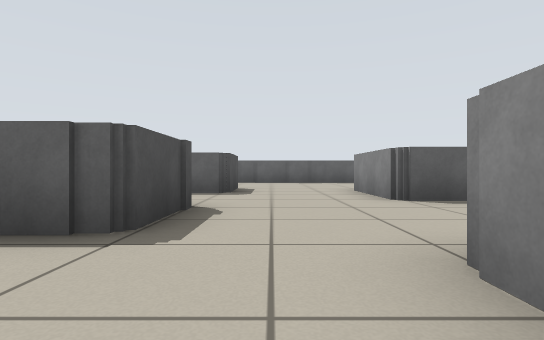
view 1 (above)

18 first-person views from a walk through a Stage world. The camera is 0.46 m above the floor, looks level and sees 80° across. The lines on the ground mark 1 m squares. The floor is counted in squares, 1 m on a side. Each view is taken from the middle of a square. On the plan, view 1 faces up. The plan holds only what a view shows up to about 9 squares ahead; the rest is blank. The robots in the file are not drawn.

view 2
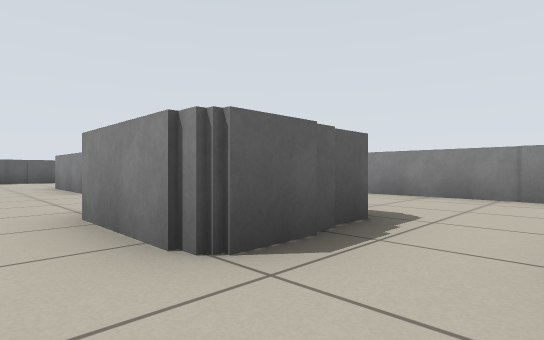

view 3
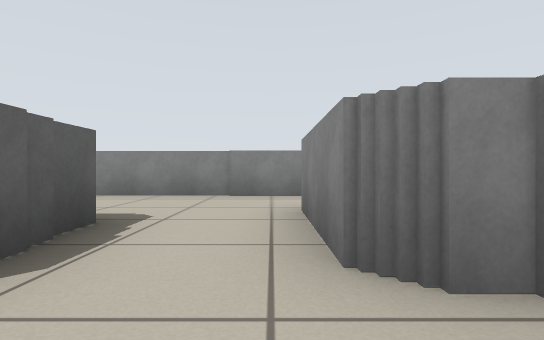

view 4
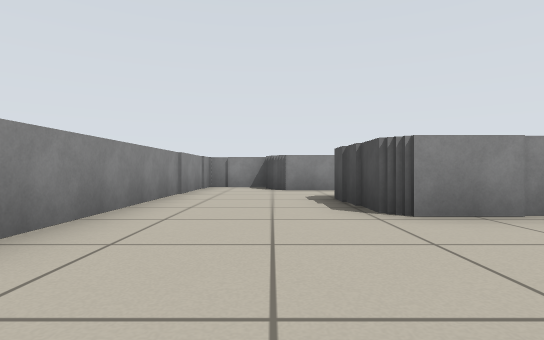

view 5
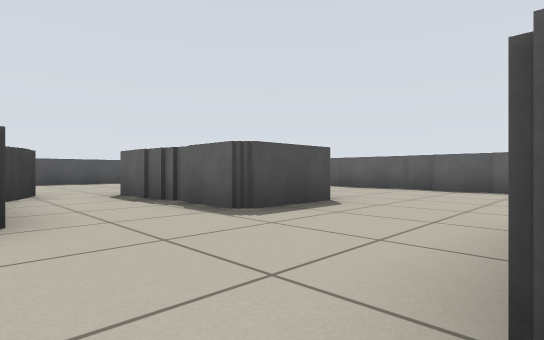

view 6
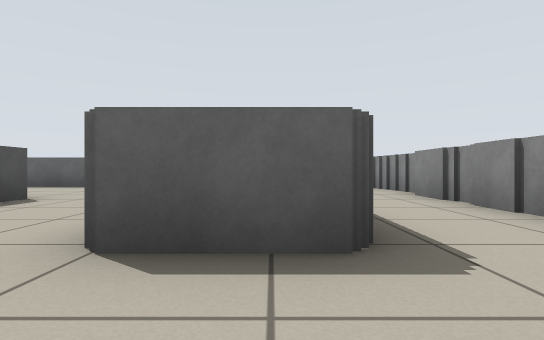

view 7
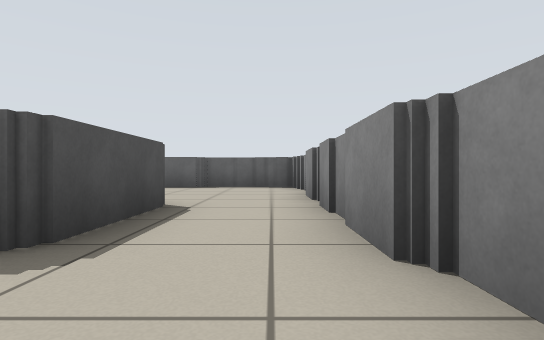

view 8
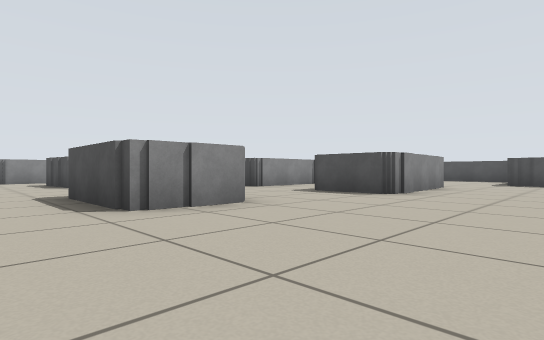

view 9
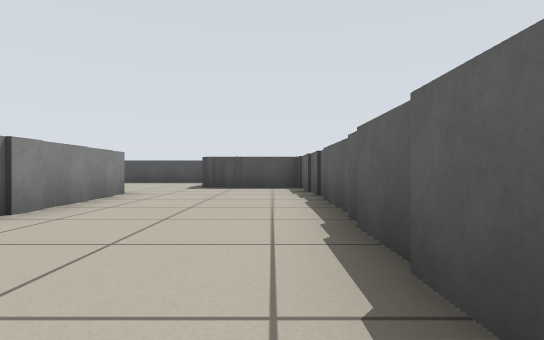

view 10
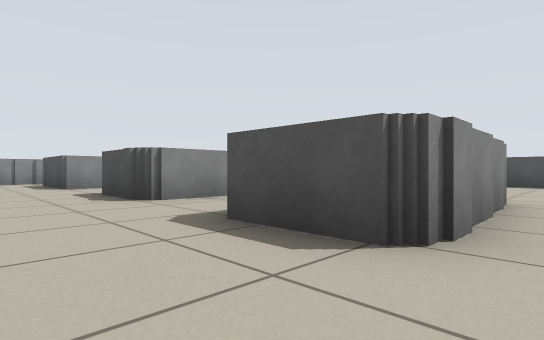

view 11
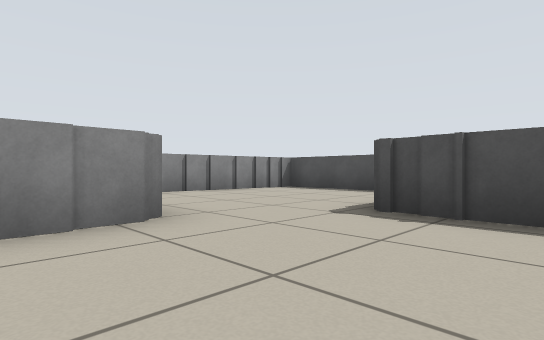

view 12
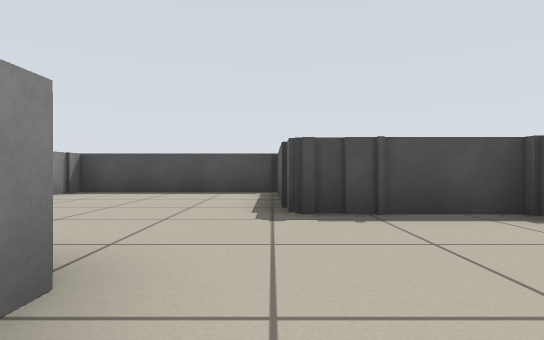

view 13
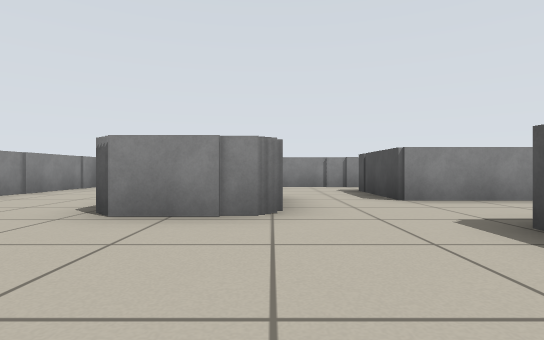

view 14
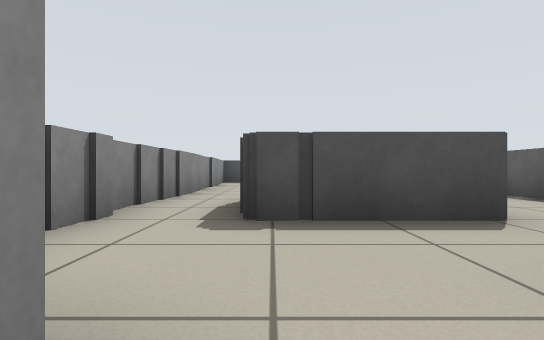

view 15
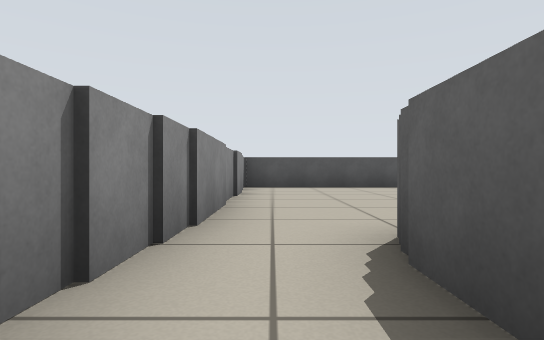

view 16
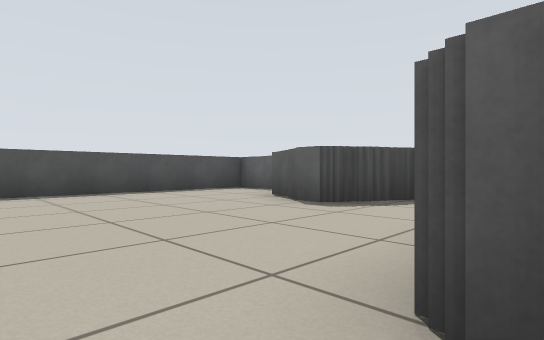

view 17
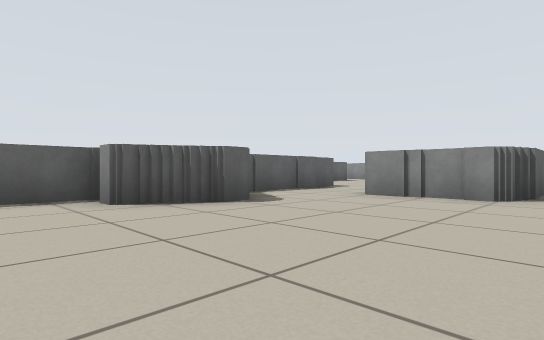

view 18
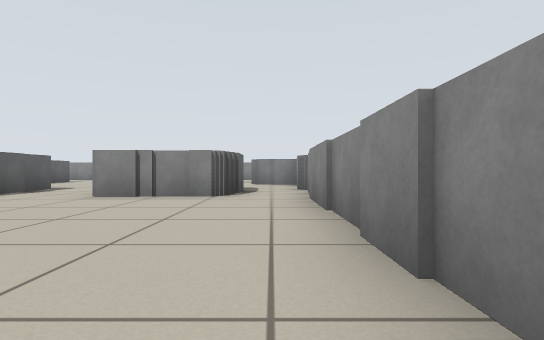

### Floor plan
Ten units are one square. View 1 is at (0, 0); x grows to the right and y downward. Boxes are objects, and circles mark ways between rooms. Rooms are numbered by the first view taken in them; rooms with no view inside come last. Other rooms are left out.
<svg viewBox="-102 -123 165 165">
<path fill="none" stroke="#000" d="M29 6 9 6 9 -6M12 23 38 23M29 -18 29 2M41 37 58 37 58 -15M-9 -2 -9 24M18 -74 36 -74 36 -48 18 -48 18 -74M-14 -82 -9 -82 -9 -64 -42 -64M-18 -84 -12 -84M-26 -43 -9 -43 -9 -23 -35 -23M56 -79 56 -90M58 -72 58 -80M58 -60 58 -65M32 -116 -12 -116M56 -46 56 -72M-11 -118 -48 -118M58 -95 58 -110M-45 -82 -18 -82M46 -118 31 -118M56 -109 56 -116 45 -116M9 -6 9 -18 29 -18M58 -15 58 -48M-30 -2 -9 -2M-59 -116 -64 -116 -64 -91M-15 23 -29 23M-28 21 -34 21M-34 37 8 37M12 30 12 23M-62 -10 -69 -10M-56 -7 -64 -7M-68 -13 -75 -13M-52 -20 -52 -12M-74 -25 -97 -25 -97 37 -34 37M-34 21 -34 -1M-35 -23 -45 -23M-66 -91 -94 -91M-80 -48 -61 -48M-97 -91 -97 -49 -79 -49"/>
<circle cx="0" cy="0" r="3" fill="#2a7"/>
<circle cx="45" cy="-5" r="3" fill="#2a7"/>
<circle cx="0" cy="30" r="3" fill="#2a7"/>
<circle cx="-40" cy="-10" r="3" fill="#2a7"/>
<circle cx="-53" cy="-80" r="3" fill="#2a7"/>
<circle cx="-30" cy="30" r="3" fill="#2a7"/>
<text x="30" y="10">1</text>
<text x="10" y="-70">2</text>
<text x="-20" y="30">3</text>
<text x="-70" y="10">4</text>
<text x="-70" y="-70">5</text>
</svg>
Room 1 opens to room 2. Room 1 opens to room 3. Room 2 opens to room 4. Room 2 opens to room 5. Room 3 opens to room 4.

Where each view was taken, in squares from view 1:
view 1: 0 up, 0 right, facing up
view 2: 2 down, 0 right, facing up-right
view 3: 2 down, 0 right, facing right
view 4: 5 up, 4 right, facing down
view 5: 4 up, 2 right, facing up-left
view 6: 3 up, 3 right, facing up
view 7: 3 up, 5 right, facing up
view 8: 11 up, 5 right, facing down-left
view 9: 11 up, 2 right, facing left
view 10: 9 up, 1 right, facing down-left
view 11: 11 up, 3 left, facing down-left
view 12: 9 up, 3 left, facing left
view 13: 5 up, 1 right, facing down
view 14: 2 down, 2 right, facing left
view 15: 3 down, 1 left, facing left
view 16: 3 down, 3 left, facing up-left
view 17: 3 down, 9 left, facing up-right
view 18: 3 down, 9 left, facing right
